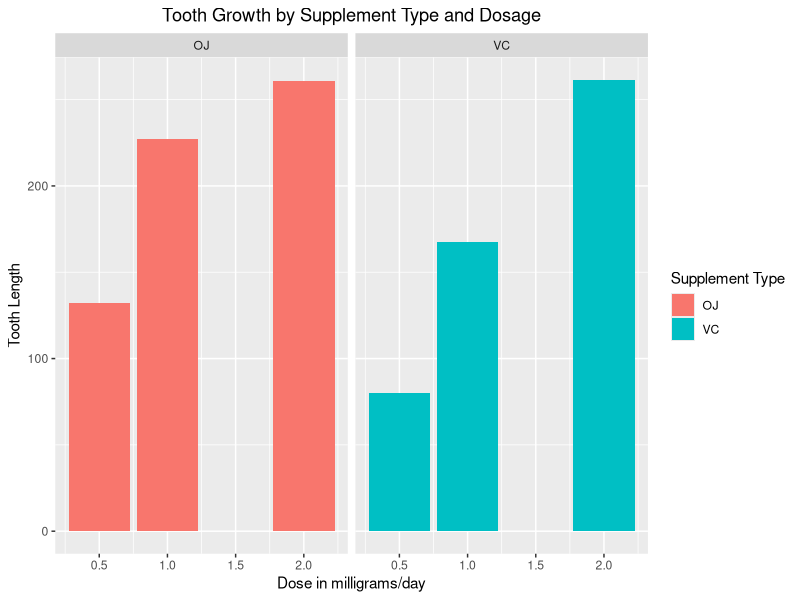
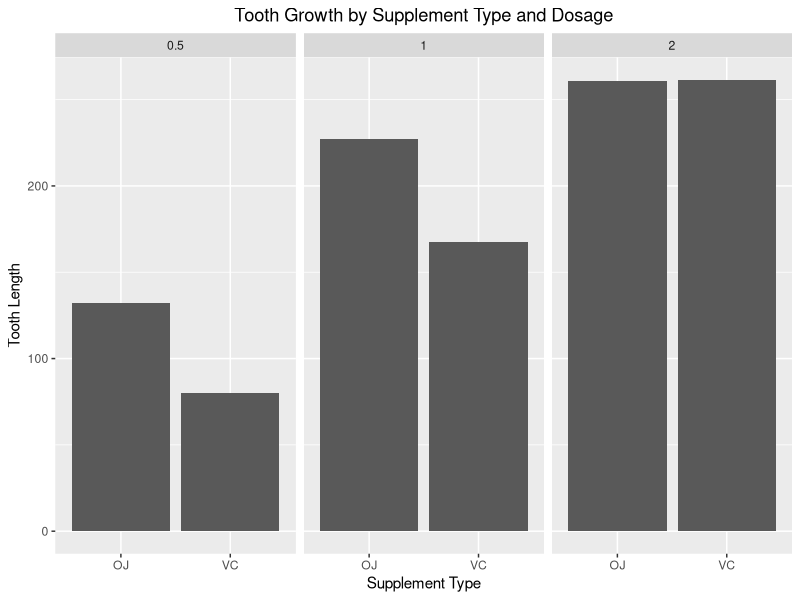

Reproduce these figures in R, in order.
## ---- chunk 1
knitr::opts_chunk$set(echo = FALSE)
library(datasets)
library(ggplot2)
## ---- chunk 2
summary(ToothGrowth)
## ---- chunk 3
library(ggplot2)
ggplot(data=ToothGrowth,aes(x=dose,y=len, fill=supp))  + geom_bar(stat = "identity") + 
  facet_grid(.~supp) + xlab("Dose in milligrams/day") + ylab("Tooth Length") + 
  guides(fill=guide_legend(title="Supplement Type")) +
  ggtitle("Tooth Growth by Supplement Type and Dosage") + theme(plot.title = element_text(hjust = 0.5))
## ---- chunk 4
ggplot(data=ToothGrowth,aes(x=supp,y=len))  + geom_bar(stat = "identity") + 
  facet_grid(.~dose) + xlab("Supplement Type") + ylab("Tooth Length") + 
  ggtitle("Tooth Growth by Supplement Type and Dosage") + 
  theme(plot.title = element_text(hjust = 0.5))
## ---- chunk 5
t <- t.test(ToothGrowth$len[ToothGrowth$supp=="OJ"], ToothGrowth$len[ToothGrowth$supp=="VC"], paired = FALSE, var.equal = FALSE)
t
## ---- chunk 6
t_1_0.5 <- t.test(ToothGrowth$len[ToothGrowth$dose==1], ToothGrowth$len[ToothGrowth$dose==0.5], paired = FALSE, var.equal = TRUE)
t_1_0.5
## ---- chunk 7
t_2_1 <- t.test(ToothGrowth$len[ToothGrowth$dose==2], ToothGrowth$len[ToothGrowth$dose==1], paired = FALSE, var.equal = TRUE)
t_2_1
## ---- chunk 8
t_2_0.5 <- t.test(ToothGrowth$len[ToothGrowth$dose==2], ToothGrowth$len[ToothGrowth$dose==0.5], paired = FALSE, var.equal = TRUE)
t_2_0.5
